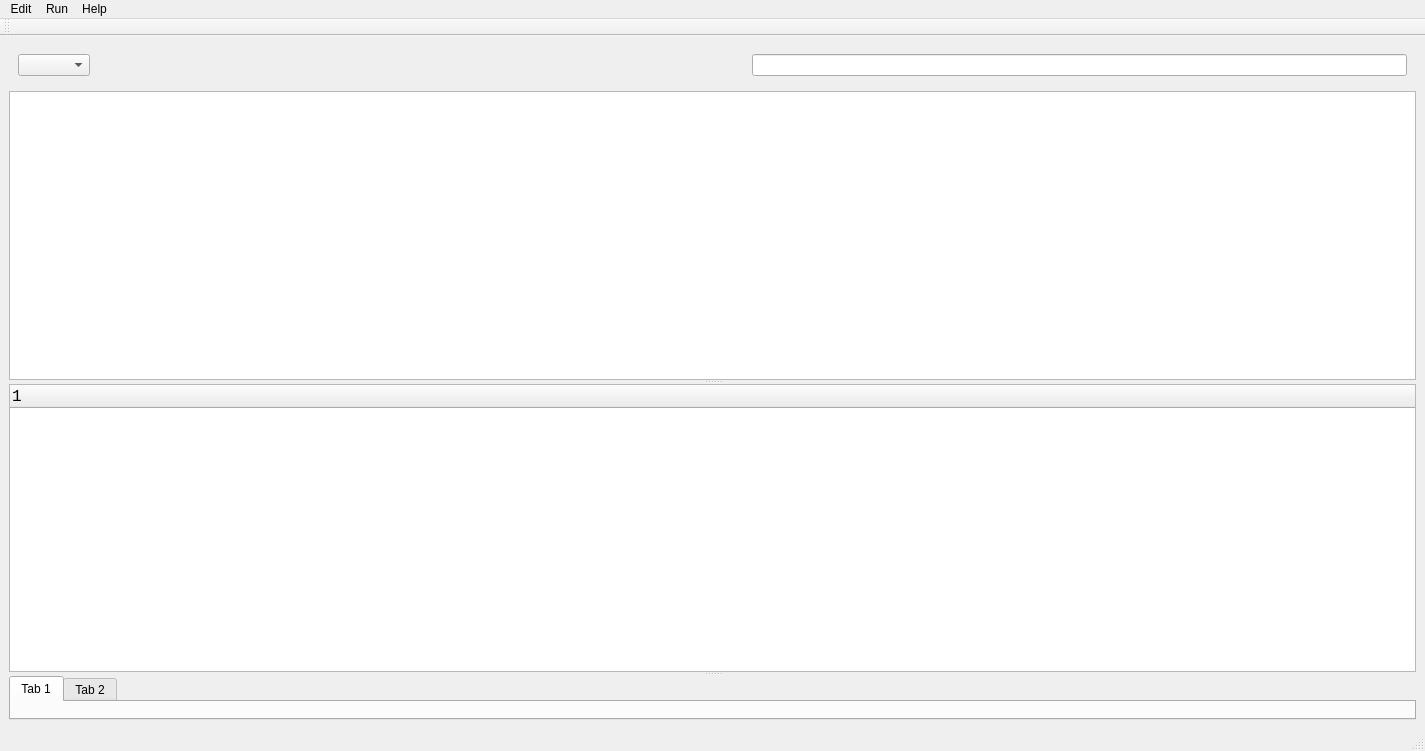
<?xml version="1.0" encoding="UTF-8"?>
<ui version="4.0">
 <class>MainWindow</class>
 <widget class="QMainWindow" name="MainWindow">
  <property name="geometry">
   <rect>
    <x>0</x>
    <y>0</y>
    <width>1425</width>
    <height>751</height>
   </rect>
  </property>
  <property name="windowTitle">
   <string>Mini Shark</string>
  </property>
  <property name="windowIcon">
   <iconset resource="src.qrc">
    <normaloff>:/metashark.png</normaloff>:/metashark.png</iconset>
  </property>
  <widget class="QWidget" name="centralwidget">
   <property name="mouseTracking">
    <bool>false</bool>
   </property>
   <property name="tabletTracking">
    <bool>false</bool>
   </property>
   <property name="acceptDrops">
    <bool>false</bool>
   </property>
   <layout class="QVBoxLayout" name="verticalLayout">
    <item>
     <widget class="QWidget" name="widget" native="true">
      <layout class="QHBoxLayout" name="horizontalLayout">
       <item>
        <widget class="QComboBox" name="comboBox">
         <property name="maximumSize">
          <size>
           <width>600</width>
           <height>16777215</height>
          </size>
         </property>
        </widget>
       </item>
       <item>
        <spacer name="horizontalSpacer">
         <property name="orientation">
          <enum>Qt::Horizontal</enum>
         </property>
         <property name="sizeHint" stdset="0">
          <size>
           <width>20</width>
           <height>20</height>
          </size>
         </property>
        </spacer>
       </item>
       <item>
        <widget class="QLineEdit" name="lineEdit">
         <property name="minimumSize">
          <size>
           <width>0</width>
           <height>0</height>
          </size>
         </property>
        </widget>
       </item>
      </layout>
     </widget>
    </item>
    <item>
     <widget class="QSplitter" name="splitter">
      <property name="orientation">
       <enum>Qt::Vertical</enum>
      </property>
      <widget class="QTableWidget" name="tableWidget">
       <property name="minimumSize">
        <size>
         <width>0</width>
         <height>200</height>
        </size>
       </property>
       <property name="font">
        <font>
         <family>Consolas</family>
         <pointsize>11</pointsize>
        </font>
       </property>
      </widget>
      <widget class="QTreeWidget" name="treeWidget">
       <property name="minimumSize">
        <size>
         <width>0</width>
         <height>200</height>
        </size>
       </property>
       <property name="maximumSize">
        <size>
         <width>16777215</width>
         <height>1000</height>
        </size>
       </property>
       <property name="font">
        <font>
         <family>Consolas</family>
         <pointsize>12</pointsize>
         <weight>50</weight>
         <bold>false</bold>
        </font>
       </property>
       <column>
        <property name="text">
         <string notr="true">1</string>
        </property>
       </column>
      </widget>
      <widget class="TrafficAnalyzer" name="trafficAnalyzerPlaceholder">
       <property name="currentIndex">
        <number>0</number>
       </property>
       <widget class="QWidget" name="tab_3">
        <attribute name="title">
         <string>Tab 1</string>
        </attribute>
       </widget>
       <widget class="QWidget" name="tab_4">
        <attribute name="title">
         <string>Tab 2</string>
        </attribute>
       </widget>
      </widget>
     </widget>
    </item>
   </layout>
  </widget>
  <widget class="QMenuBar" name="menubar">
   <property name="geometry">
    <rect>
     <x>0</x>
     <y>0</y>
     <width>1425</width>
     <height>26</height>
    </rect>
   </property>
   <widget class="QMenu" name="menuedit">
    <property name="title">
     <string>Edit</string>
    </property>
    <addaction name="actionup"/>
    <addaction name="actiondown"/>
    <addaction name="actionTop"/>
    <addaction name="actionEnd"/>
   </widget>
   <widget class="QMenu" name="menuRun">
    <property name="title">
     <string>Run</string>
    </property>
    <addaction name="actionstart_capture"/>
    <addaction name="actionclear_all"/>
   </widget>
   <widget class="QMenu" name="menuhelp">
    <property name="title">
     <string>Help</string>
    </property>
   </widget>
   <addaction name="menuedit"/>
   <addaction name="menuRun"/>
   <addaction name="menuhelp"/>
  </widget>
  <widget class="QStatusBar" name="statusbar"/>
  <widget class="QToolBar" name="toolBar">
   <property name="windowTitle">
    <string>toolBar</string>
   </property>
   <attribute name="toolBarArea">
    <enum>TopToolBarArea</enum>
   </attribute>
   <attribute name="toolBarBreak">
    <bool>false</bool>
   </attribute>
  </widget>
  <action name="actionstart_capture">
   <property name="icon">
    <iconset resource="src.qrc">
     <normaloff>:/start.png</normaloff>:/start.png</iconset>
   </property>
   <property name="text">
    <string>start/stop</string>
   </property>
  </action>
  <action name="actionclear_all">
   <property name="icon">
    <iconset resource="src.qrc">
     <normaloff>:/empty.png</normaloff>:/empty.png</iconset>
   </property>
   <property name="text">
    <string>clear all</string>
   </property>
  </action>
  <action name="actionup">
   <property name="icon">
    <iconset resource="src.qrc">
     <normaloff>:/up.png</normaloff>:/up.png</iconset>
   </property>
   <property name="text">
    <string>up</string>
   </property>
  </action>
  <action name="actiondown">
   <property name="icon">
    <iconset resource="src.qrc">
     <normaloff>:/down.png</normaloff>:/down.png</iconset>
   </property>
   <property name="text">
    <string>down</string>
   </property>
  </action>
  <action name="actionTop">
   <property name="icon">
    <iconset resource="src.qrc">
     <normaloff>:/upest.png</normaloff>:/upest.png</iconset>
   </property>
   <property name="text">
    <string>Top</string>
   </property>
  </action>
  <action name="actionEnd">
   <property name="icon">
    <iconset resource="src.qrc">
     <normaloff>:/downest.png</normaloff>:/downest.png</iconset>
   </property>
   <property name="text">
    <string>End</string>
   </property>
  </action>
 </widget>
 <customwidgets>
  <customwidget>
   <class>TrafficAnalyzer</class>
   <extends>QTabWidget</extends>
   <header location="global">1.h</header>
   <container>1</container>
  </customwidget>
 </customwidgets>
 <resources>
  <include location="src.qrc"/>
 </resources>
 <connections/>
</ui>
